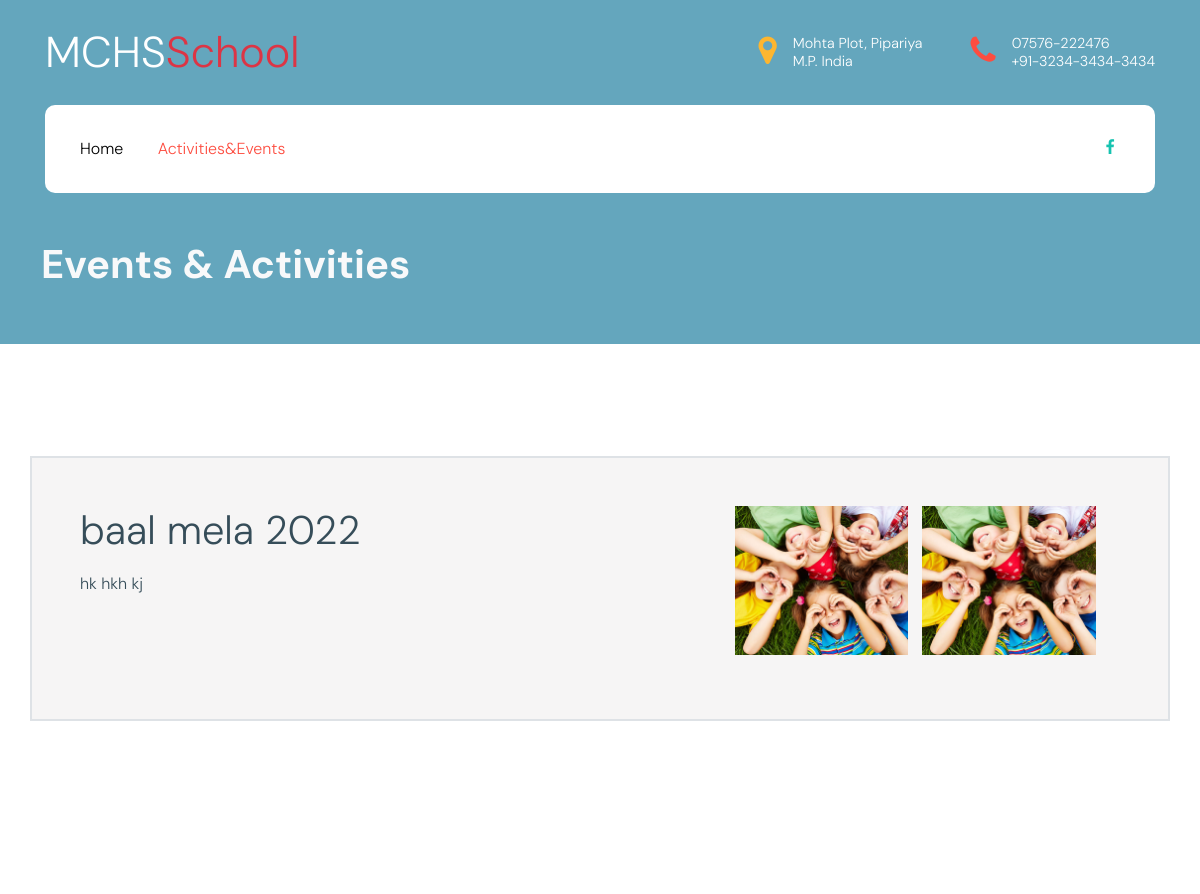
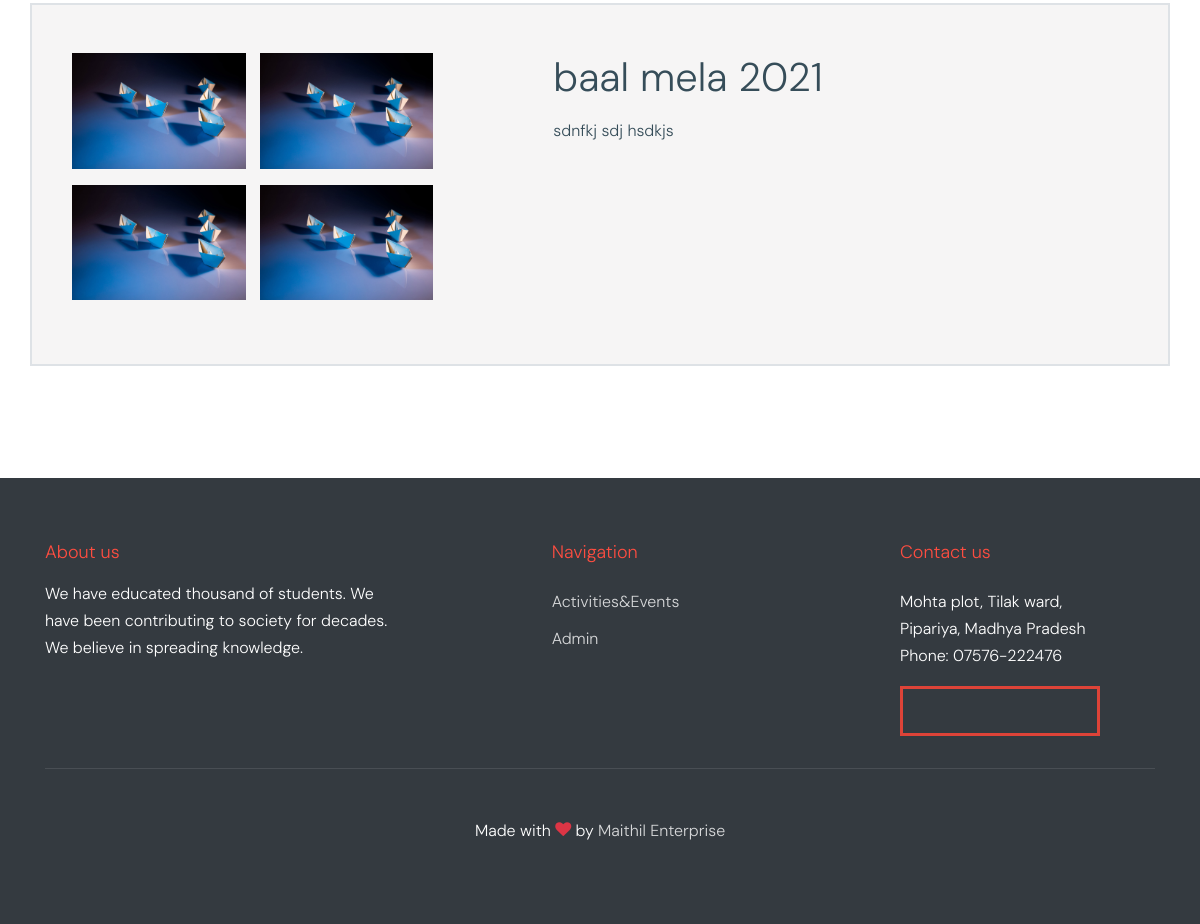
The app's page /activities&Events/ with its own data (2 pictures, top to bottom).
### main/models.py (models this page shows, shortened)
class Event(models.Model):
    title = models.CharField(max_length=100)
    content = models.TextField()
    timestamp = models.DateTimeField(auto_now_add=True)
    def get_absolute_url(self):
        return reverse('main:gallery', kwargs={
            'id': self.id
        })

class EventPicture(models.Model):
    event = models.ForeignKey('Event', on_delete=models.CASCADE)
    image = models.ImageField()
    featured = models.BooleanField(blank=True)

### main/views.py (the view)
# urls.py: path('activities&Events/', event, name="event"),
def event(request):
    event_queryset = Event.objects.all().order_by('-timestamp')
    event_count = Event.objects.all().count()
    picture_queryset = EventPicture.objects.filter(featured=True)
    header_color = random_color()
    context = {
        'event': event_queryset,
        'event_count': event_count,
        'pictures': picture_queryset,
        'header_color': header_color
    }
    return render(request, 'activities.html', context)

### main/views.py (called while the page is built)
def random_color():
    colors = ['lightcoral', '#457b9d', '#81b29a', '#ee6c4d', '#9cafb7', '#4281a4', '#bcb8b1', '#e6b89c', '#a5a58d',
              '#02c39a', '#64a6bd', '#90be6d', '#bc4749', '#1fa6b8', '#3ec4d6', '#7c98b3', '#b36a5e', '#68e0c0', '#c5a158']
    return random.choice(colors)

### templates/activities.html (shortened to what this page needs)
{% extends 'base.html' %}
{% load static %}
{% block content %}
<div class="ftco-blocks-cover-1">
    <div class="site-section-cover-23 " style=" background-color:{{header_color}}">
        <div class="container">
            <div class="row align-items-center py-5 ">
                <div class="col-md-6 mt-5 pt-5">
                    <h1 class="font-size-60 font-weight-bold text-light mt-5 pt-5 ml-3 ml-md-n1">Events & Activities
                    </h1>
                </div>
            </div>
        </div>
    </div>
</div>
{% for i in event %}
{% if forloop.counter|divisibleby:2 == 0 %}
<div class="site-section mx-3 my-n5">
    <div class="container bg-light  border border-w-2">
        <div class="row py-5 py-md-0">
            <div class="col-md-7 px-5 px-md-0 py-3 py-md-0 p-md-5">
                <a href="{{i.get_absolute_url}}">
                    <h1 class="text-gray mb-3">{{i.title}}</h1>
                </a>
                <p><span>{{i.content}}</span></p>
            </div>
            <div class="col-md-5 px-5 py-3  p-md-5">
                <div class="row  ">
                    {% for picture in pictures %}
                    {% if picture.event.title == i.title %}
                    <div class="col-6 mx-n2 mb-3">
                        <img src="{{picture.image.url}}" alt="Image" class="img-fluid">
                    </div>
                    {% endif %}
                    {% endfor %}
                </div>
            </div>
        </div>
    </div>
</div>
{% endif %}
{% if forloop.counter|divisibleby:2 == 1 %}
<div class="site-section mx-3 my-n5">
    <div class="container bg-light border border-w-2">
        <div class="row py-5 py-md-0">
            <div class="col-md-5 px-5 py-3 p-md-5">
                <div class="row">
                    {% for picture in pictures %}
                    {% if picture.event.title == i.title %}
                    <div class="col-6 mx-n2 mb-3">
                        <img src="{{picture.image.url}}" alt="Image" class="img-fluid">
                    </div>
                    {% endif %}
                    {% endfor %}
                </div>
            </div>
            <div class="col-md-7 px-5 py-3 p-md-5">
                <a href="{{i.get_absolute_url}}">
                    <h1 class="text-gray mb-3">{{i.title}}</h1>
                </a>
                <p><span>{{i.content}}</span></p>
            </div>
        </div>
    </div>
</div>
{% endif %}
{% endfor %}
{% endblock content %}

### static/css/style.css (style rules this page uses)
html { overflow-x: hidden; }
.border-w-2 { border-width: 2px; }
body { line-height: 1.7; color: #364d59 !important; font-weight: 300; font-size: 1rem; }
a { -webkit-transition: .3s all ease; -o-transition: .3s all ease; transition: .3s all ease; text-decoration: none; }
h1, h2, h3, h4, h5, .h1, .h2, .h3, .h4, .h5 { font-weight: 300; color: #364d59; }
.site-section { padding: 2.5em 0; }
@media (min-width: 768px) { .site-section { padding: 5em 0; } }
.site-section { padding: 7rem 0; }
.border-w-2 { border-width: 2px !important; }
.bg-light { background-color: #f6f5f5 !important; }

### records on screen
Event: title "baal mela 2022", content "hk hkh kj"
EventPicture: image (picture)
EventPicture: image (picture)
Event: title "baal mela 2021", content "sdnfkj sdj hsdkjs"
EventPicture: image (picture)
EventPicture: image (picture)
EventPicture: image (picture)
EventPicture: image (picture)
